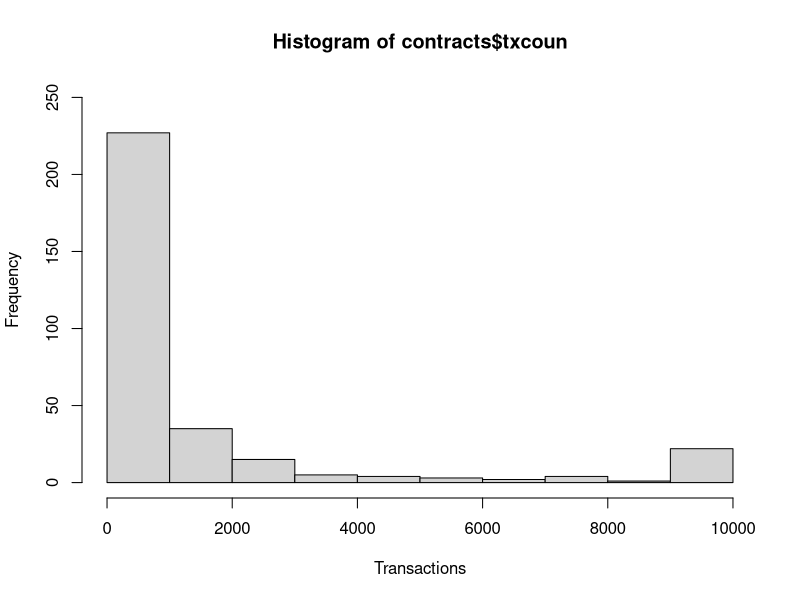

Write the R code that produced this figure.
setwd("D:/Dropbox/0_ISEP/TDMEI/tdmei/code/r_code")
getwd()

#pkg <- c("readtext", "quanteda", "openxlsx")

#new.pkg <- pkg[!(pkg %in% installed.packages())]

#if (length(new.pkg)) {
#  install.packages(new.pkg)
#

#install.packages("openxlsx")

#contracts <- read.csv("selectedAddressesTypesWithoutDuplicated.csv", header = TRUE)

contracts <- read.csv("selectedAddressesTypes.csv", header = TRUE)

types <- unique(contracts$type)
types

count <- table(contracts$type)
count

hist(contracts$txcoun, ylim=c(0, 250), xlab="Transactions")

#contracts <- contracts[order(contracts[, "name"]), , drop = FALSE]

#contracts <- contracts[order(contracts[, "txcount"]), , drop = FALSE]

#write.csv(contracts,'selectedAddressesTypesWithoutDuplicated_v2.csv', row.names = FALSE)







